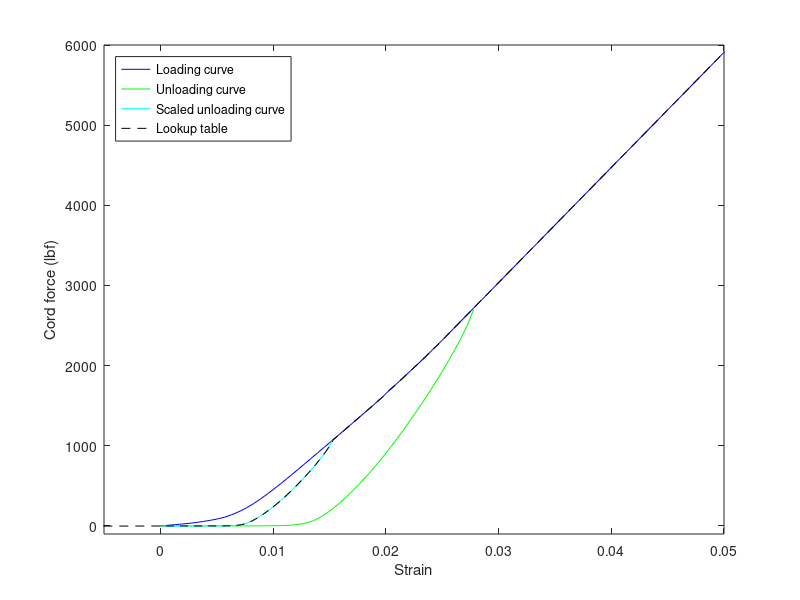
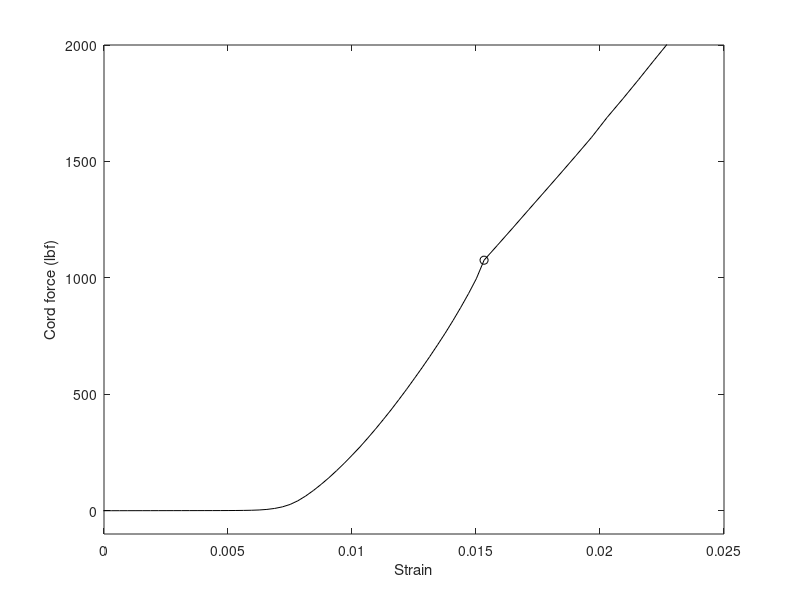

Write the MATLAB code that produced these figures, in order.
% Get load/unload cord response for 71 deg torus, 6.7 inch minor diameter,
% two cords
% May 11, 2016

% Parameters
p = 20;
r = 6.7;
beta = 71;
n = 2;

% Compression stiffness
k_comp = 300; % (lb/in)

% Force in a cord
Fc = p*pi*r^2*(1 - 2*cotd(beta)^2)/n; % (lb)

% Loading and unloading curves
d_load = load('d_load.txt');
d_unload = load('d_unload.txt');

% Interpolate for strain at inflation
eps = interp1(d_load(:,1),d_load(:,2),Fc);

% Scale unloading curve
d_unload0 = [d_unload(:,1)*Fc./d_unload(end,1) d_unload(:,2)*eps./d_unload(end,2)];
d_unload0(1,:) = [];

% Build cord force-strain relationship lookup table
d = [-k_comp*100 -100
    0 0
    d_unload0
    d_load(d_load(:,1) > Fc,:)];
d0 = d';

% save lookup table
fid = fopen('axial_T4_20psi.txt','w');
fprintf(fid,'%0.10f %0.10f\n',d0(:));
fclose(fid);


% Plot
figure(10)
clf
box on
hold on
plot(d_load(:,2),d_load(:,1),'b-') % Load curve
plot(d_unload(:,2),d_unload(:,1),'g-') % Unload curve
plot(d_unload0(:,2),d_unload0(:,1),'c-') % Scaled unload curve
plot(d(:,2),d(:,1),'k--') % Lookup table

xlim([-.005 .05])
ylim([-100 6000])

xlabel('Strain')
ylabel('Cord force (lbf)')
legend('Loading curve', ...
    'Unloading curve', ...
    'Scaled unloading curve', ...
    'Lookup table', ...
    'location','northwest')


% Plot
figure(11)
clf
box on
hold on
plot(d(:,2),d(:,1),'k-') % Lookup table
plot(eps,Fc,'ko') % Lookup table

xlim([0 .025])
ylim([-100 2000])

xlabel('Strain')
ylabel('Cord force (lbf)')
